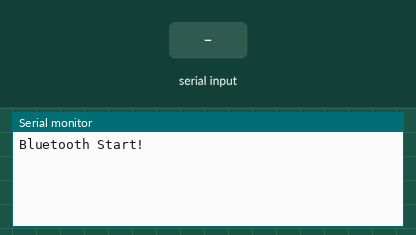
Recording of a sketch running on a simulated Arduino Uno, built with avr-gcc and run on an emulated ATmega328P. Parts: the last lines printed to the serial monitor. The inputs (shaded band) are chosen by the test bench.

Above: at 1.2 s.
1.3 s: "1" received over the second serial link
At 1.8 s:
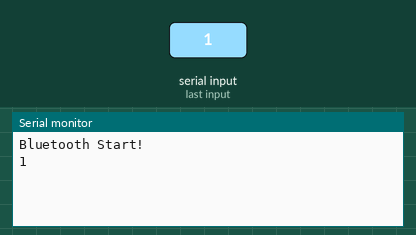
2.8 s: "0" received over the second serial link
At 4.1 s:
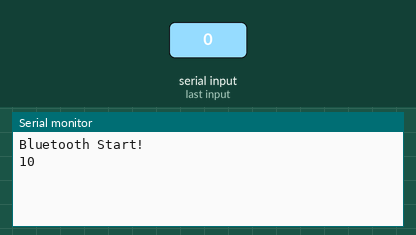

Measured:
- after the input at 1.3 s, the serial monitor: prints a new line at once (image 1)
- after the input at 2.8 s, the serial monitor: prints a new line at once (image 2)

The sketch:

SlaveBluetoothBySoftSerialTest.ino
```cpp
#include <MeMCore.h>
#include <SoftwareSerial.h>

MeBluetooth bluetooth(PORT_5); // Ajusta el puerto según la conexión Bluetooth en tu placa mCore

unsigned char table[128] = {0};

void setup() {
  Serial.begin(115200);
  bluetooth.begin(115200);
  Serial.println("Bluetooth Start!");
}

void loop() {
  int readdata = 0, i = 0, count = 0;
  char outDat;

  // Lectura de datos desde el módulo Bluetooth
  if (bluetooth.available()) {
    while ((readdata = bluetooth.read()) != (int)-1) {
      table[count] = readdata;
      count++;
      delay(1);
    }
    // Enviar datos leídos al puerto serial estándar
    for (i = 0; i < count; i++) {
      Serial.write(table[i]);
    }
  }

  // Lectura de datos desde el puerto serial estándar y envío al módulo Bluetooth
  if (Serial.available()) {
    outDat = Serial.read();
    bluetooth.write(outDat);
  }
}
```
